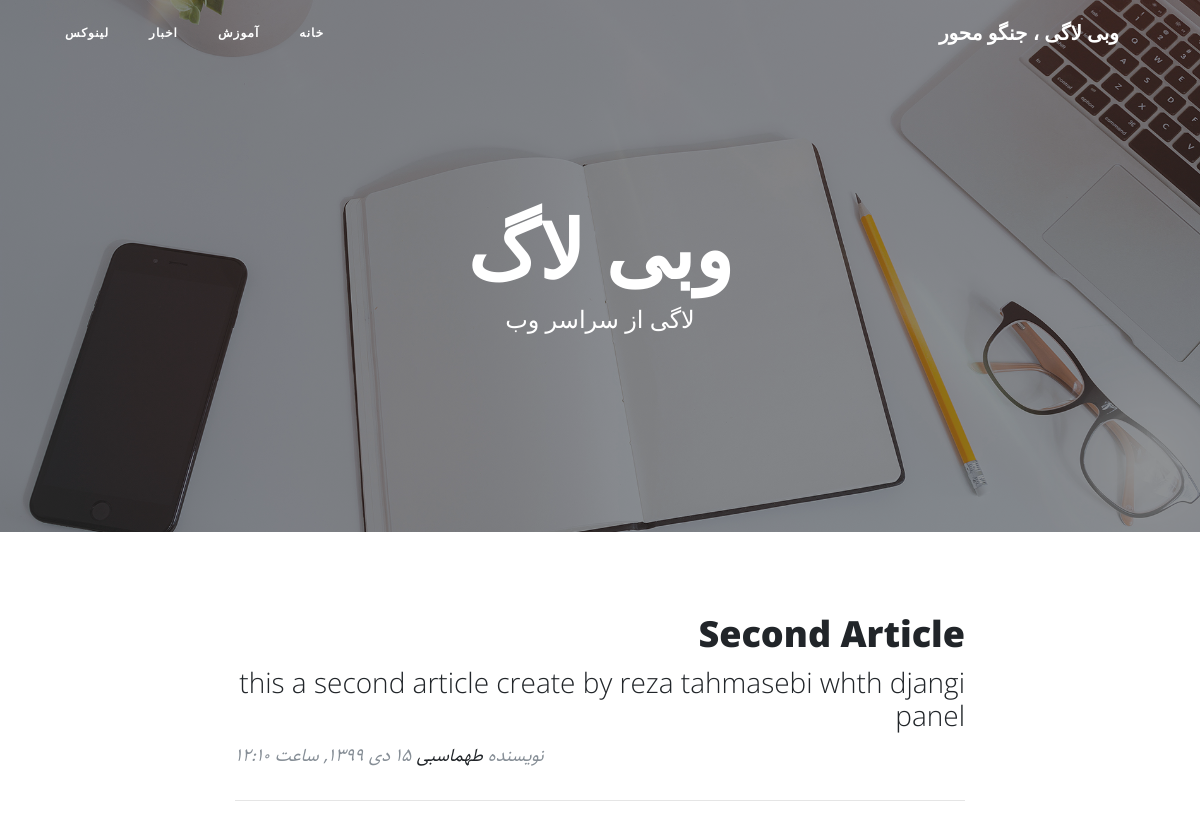
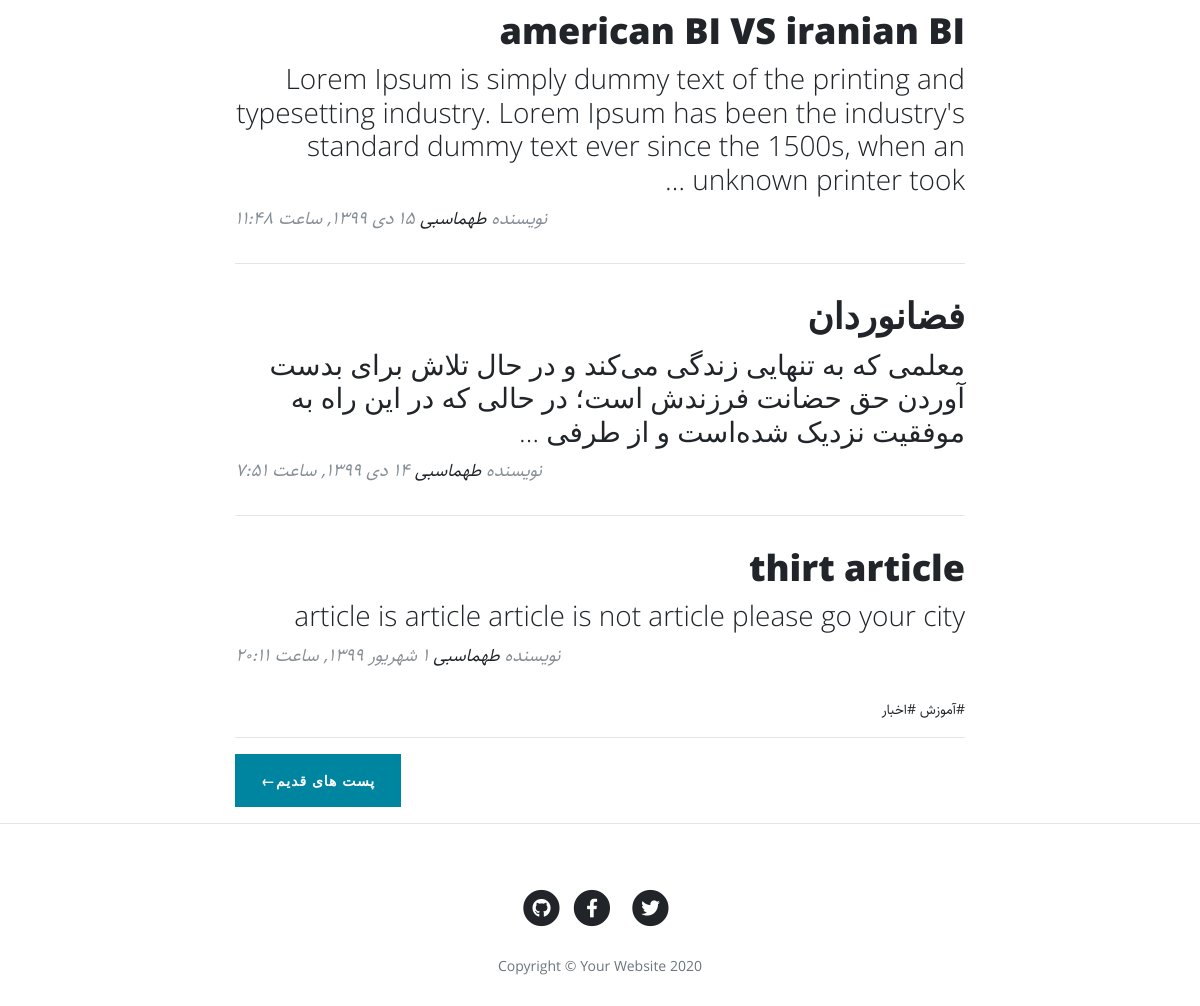
The app's page /, older data (2 pictures, top to bottom).
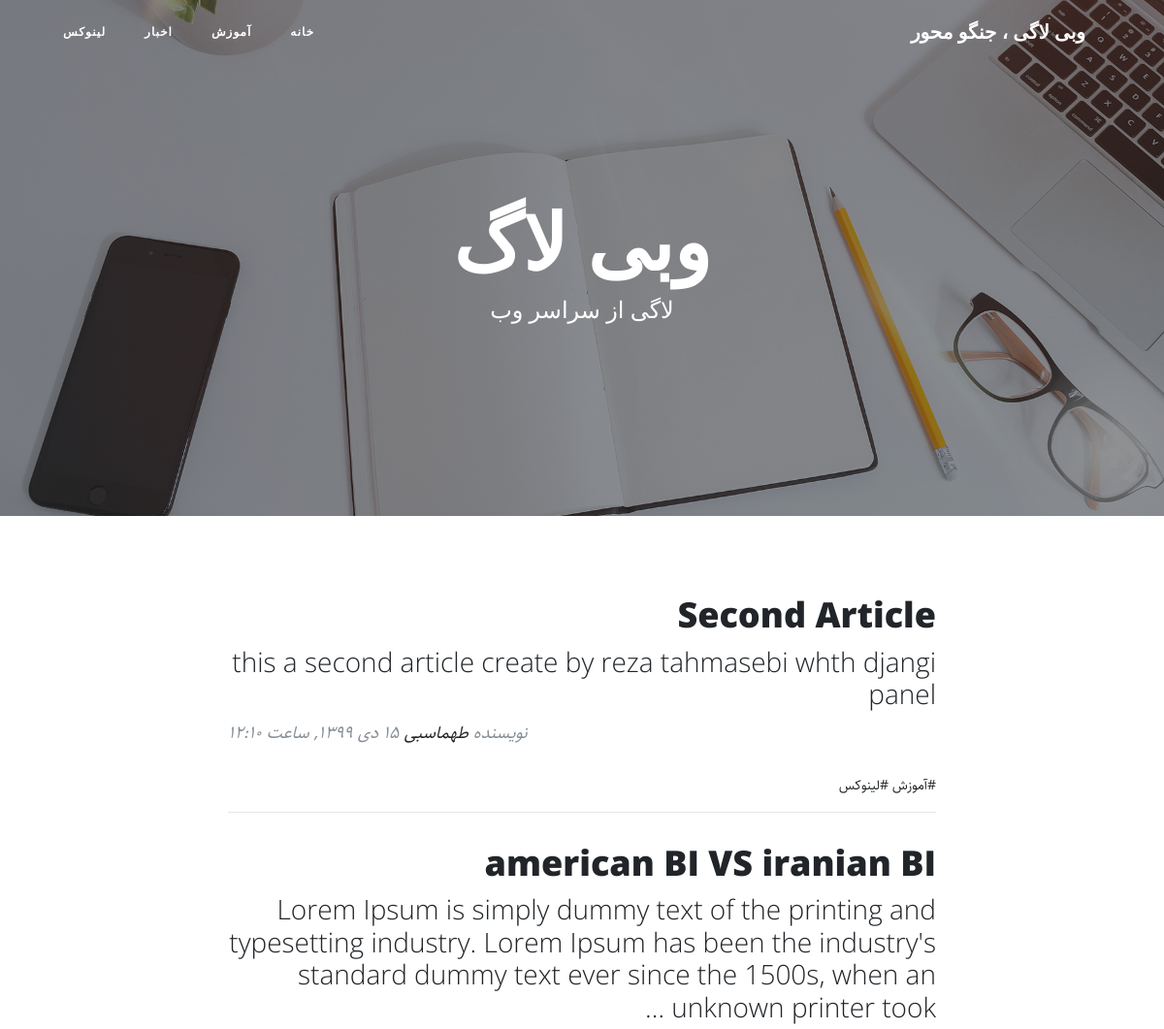
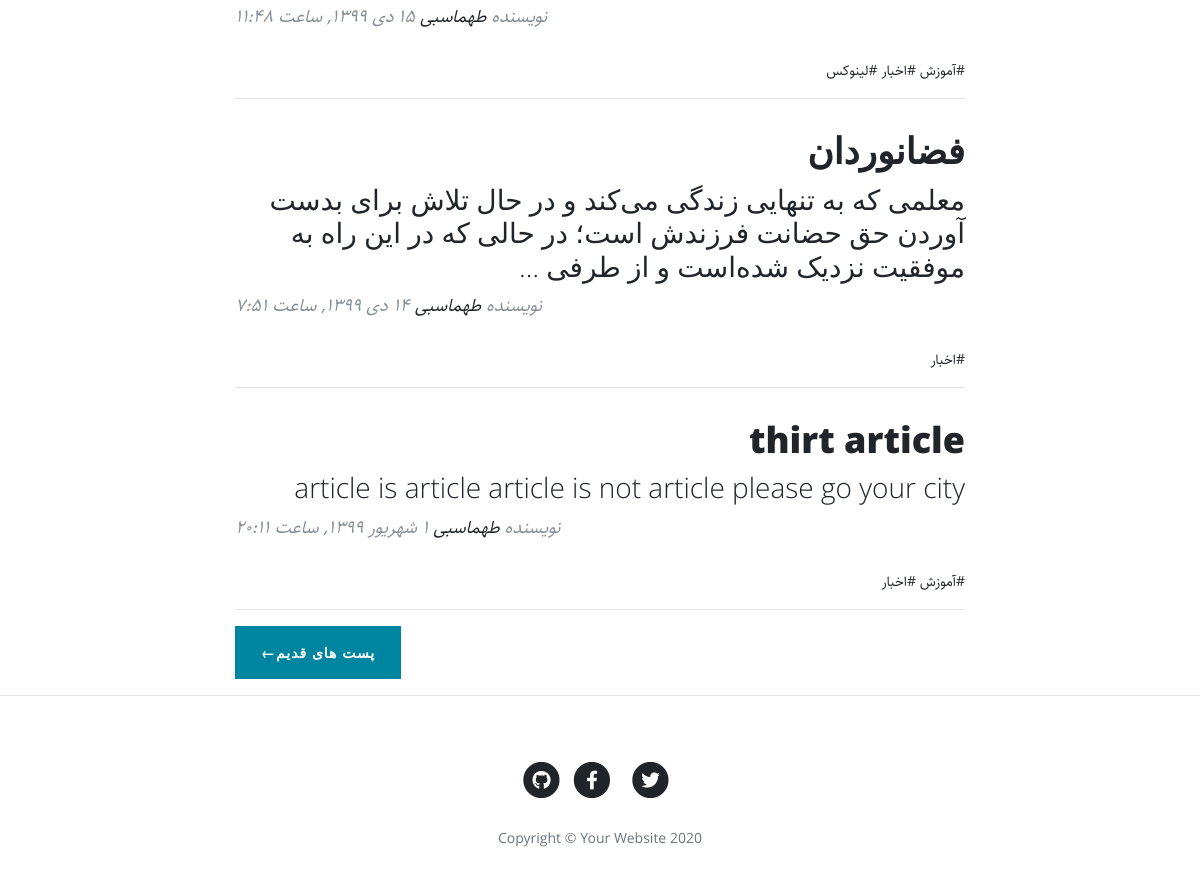
The same page, newer data (2 pictures, top to bottom).
### blog/models.py (models this page shows, shortened)
class Category(models.Model):
    title = models.CharField(max_length=120, null=False, blank=False, verbose_name="عنوان دسته بندی")
    slug = models.SlugField(max_length=120, unique=True, null=False, blank=False, verbose_name="آدرس دسته بندی")
    status=models.BooleanField(default=True,verbose_name="آیا نمایش داده شود؟")
    position=models.IntegerField(verbose_name="پوزیشن")
    class Meta():
        verbose_name = "دسته بندی"
        verbose_name_plural = "دسته بندی ها"
        ordering =['position']

class article(models.Model):
    STATUS_CHOICES={
        ('d','Draft'),
        ('p','Publish'),
    }
    title=models.CharField(max_length=120,null=False, blank= False,verbose_name="عنوان مقاله")
    slug=models.SlugField(max_length=120,unique=True,null=False, blank= False,verbose_name="آدرس مقاله")
    category=models.ManyToManyField(Category,verbose_name="دسته بندی",related_name='articles_rela')
    description=models.TextField(verbose_name="متن مقاله")
    thumbnail=models.ImageField(upload_to="images",verbose_name="تصویر مقاله")
    publish_time=models.DateTimeField(default=timezone.now,verbose_name="تاریخ انتشار")
    created=models.DateTimeField(auto_now_add=True,verbose_name="")
    updated=models.DateTimeField(auto_now=True,verbose_name="")
    status=models.CharField(max_length=1,choices=STATUS_CHOICES,verbose_name="وضعیت انتشار")
    class Meta():
        verbose_name="مقاله"
        verbose_name_plural="مقالات"
        ordering =['-publish_time']
    def jpublish_time(self):
        return jalali_converter(self.publish_time)
    jpublish_time.short_description="زمان انتشار"
    objects=ArticleManager()

### blog/views.py (the view)
# urls.py: 2. Add a URL to urlpatterns:  path('', views.home, name='home')
def home(request):
    context={
        "article": article.objects.published_article(), #"article":article.objects.all().filter(status="p"),# - nozoli
    }
    return render(request, "index.html",context)

### Extentions/jalali.py (called while the page is built)
    def persian_tuple(self):
        return self.persian_year, self.persian_month, self.persian_day

### Extentions/utils.py (called while the page is built)
def persian_number_converter(mystr):
    persian_number={
       '0':'۰',
       '1':'۱',
       '2':'۲',
       '3':'۳',
       '4':'۴',
       '5':'۵',
       '6':'۶',
       '7':'۷',
       '8':'۸',
       '9':'۹',
    }
    for e,p in persian_number.items():
        mystr=mystr.replace(e,p)
    return mystr

def jalali_converter(time):
    time=timezone.localtime(time)
    time_str="{},{},{}" .format(time.year,time.month,time.day)
    persian_month={
    1: "فروردین",
    2: "اردیبهشت",
    3:"خرداد",
    4: "تیر",
    5:"مرداد",
    6:"شهریور",
    7:"مهر",
    8:"آبان",
    9:"آذر",
    10:"دی",
    11:"بهمن",
    12:"اسفند",
    }
    jdate=list(jalali.Gregorian(time_str).persian_tuple())
    str_jdate="{} {} {}, ساعت {}:{}".format(
        jdate[2],
        persian_month[jdate[1]],
        jdate[0],
        time.hour,
        time.minute,
    )
    return persian_number_converter(str_jdate)

### blog/models.py (called while the page is built)
    def published_article(self):
        return self.filter(status='p')

### blog/templatetags/base_tags.py (called while the page is built)
@register.simple_tag
def title():
    return "وبی لاگی ، جنگو محور"

@register.inclusion_tag("partials/category_navbar.html")
def category_navbar():
    return {
        "category":Category.objects.filter(status=True)
    }

### blog/templates/index.html
{% extends 'base.html' %}
{% load static %}
{% block main %}
  <header class="masthead" style="background-image: url('{% static "blog/img/home-bg.jpg" %}')">
    <div class="overlay"></div>
    <div class="container">
      <div class="row">
        <div class="col-lg-8 col-md-10 mx-auto">
          <div class="site-heading">
            <h1>وبی لاگ</h1>
            <span class="subheading"> لاگی از سراسر وب </span>
          </div>
        </div>
      </div>
    </div>
  </header>
  <div class="container">
    <div class="row">
      <div class="col-lg-8 col-md-10 mx-auto">
          {% for arttc in article %}
              <div class="post-preview">
                  <a href="{% url "blog:article_detais_url" arttc.slug %}">
                      <h2 class="post-title">
                          {{ arttc.title }}
                      </h2>
                      <h3 class="post-subtitle">
                          {{ arttc.description|truncatewords:30}}
                      </h3>
                  </a>
                  <p class="post-meta">نویسنده
                      <a href="#">طهماسبی</a>
                      {{ arttc.jpublish_time }}</p>
                  <div>
                      {% for cat in arttc.category.all %}
                        <a href="#">#{{ cat.title }}</a>
                      {% endfor %}
                  </div>
              </div>
              <hr>
          {% endfor %}
        <div class="clearfix pager-botton" >
          <a class="btn btn-primary float-right" href="#"> پست های قدیم&larr;</a>
        </div>
      </div>
    </div>
  </div>
{% endblock %}

### blog/templates/base.html (shortened to what this page needs)
{% load static %}
{% load base_tags %}
<!DOCTYPE html>
<html lang="en">
<head>
  <link href="{% static 'blog/vendor/bootstrap/css/bootstrap.min.css' %}" rel="stylesheet">
  <link href="{% static 'blog/vendor/fontawesome-free/css/all.min.css' %}" rel="stylesheet" type="text/css">
  <link href="{% static 'blog/css/clean-blog.min.css' %}" rel="stylesheet">
  <link href="{% static 'blog/css/rtl.css' %}" rel="stylesheet">
</head>
<body>
  <nav class="navbar navbar-expand-lg navbar-light fixed-top" id="mainNav">
    <div class="container">
      <a class="navbar-brand" href="{% url 'blog:home' %}">{% title %}</a>
        {% category_navbar %}
    </div>
  </nav>
  {% block main %}
  {% endblock %}
  <hr>
  <footer>
    <div class="container">
      <div class="row">
        <div class="col-lg-8 col-md-10 mx-auto">
          <ul class="list-inline text-center">
            <li class="list-inline-item">
              <a href="#">
                <span class="fa-stack fa-lg">
                  <i class="fas fa-circle fa-stack-2x"></i>
                  <i class="fab fa-twitter fa-stack-1x fa-inverse"></i>
                </span>
              </a>
            </li>
            <li class="list-inline-item">
              <a href="#">
                <span class="fa-stack fa-lg">
                  <i class="fas fa-circle fa-stack-2x"></i>
                  <i class="fab fa-facebook-f fa-stack-1x fa-inverse"></i>
                </span>
              </a>
            </li>
            <li class="list-inline-item">
              <a href="#">
                <span class="fa-stack fa-lg">
                  <i class="fas fa-circle fa-stack-2x"></i>
                  <i class="fab fa-github fa-stack-1x fa-inverse"></i>
                </span>
              </a>
            </li>
          </ul>
          <p class="copyright text-muted">Copyright &copy; Your Website 2020</p>
        </div>
      </div>
    </div>
  </footer>
</body>
</html>

### blog/templates/partials/category_navbar.html
 <div class="collapse navbar-collapse" id="navbarResponsive">
        <ul class="navbar-nav ml-auto">
          <li class="nav-item">
                    <a class="nav-link" href="{% url 'blog:home' %}">خانه</a>
                </li>
            {% for cat in category %}
                <li class="nav-item">
                    <a class="nav-link" href="{% url "blog:category_list_url" cat.slug%}">{{ cat.title }}</a>
                </li>
            {% endfor %}
        </ul>
</div>

### blog/static/blog/css/rtl.css (style rules this page uses)
body { direction: rtl; text-align: right; font-family: Sahel; font-size: 14px; }
.navbar-nav { margin-left: initial !important; margin-right: auto; }
.post-meta { text-align: left; }
.pager-botton { float: left; }

Row changes from the older to the newer data that the page shows:
changed article "Second Article": gains Category (title "آموزش"); gains Category (title "لینوکس")
changed article "american BI VS iranian BI": gains Category (title "آموزش"); gains Category (title "اخبار"); gains Category (title "لینوکس")
changed article "فضانوردان": gains Category (title "اخبار")
